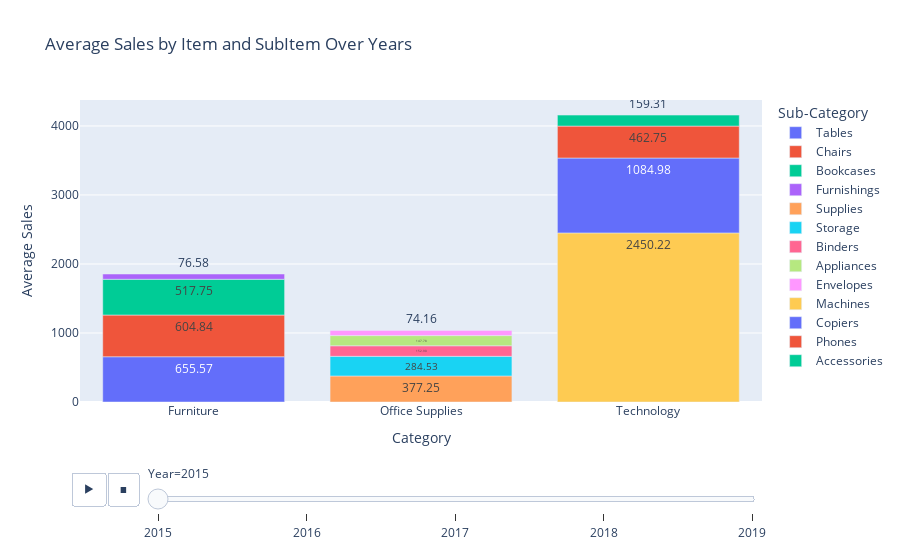

Here is the notebook cell this chart was saved with:
### Markdown cell above
## Average Sales for Item and Sub Item based on Year

### Code cell
# Calculate average sales for each combination of Year, Item, and SubItem
avg_sales = df.groupby(['Year', 'Category', 'Sub-Category'], as_index=False)['Sales'].mean()

# Find the top 5 subcategories for each combination of Year and Item
top_subcategories = (
    avg_sales.groupby(['Year', 'Category'], as_index=False)
    .apply(lambda x: x.nlargest(5, 'Sales'))
    .reset_index(drop=True)
)
# Create an interactive plot
cat = px.bar(top_subcategories, 
             x='Category', 
             y='Sales', 
             color='Sub-Category', 
             animation_frame='Year',
             labels={'Sales': 'Average Sales'},
             title='Average Sales by Item and SubItem Over Years'
            )

# Update the layout for better hover information
cat.update_traces(texttemplate='%{y:.2f}', textposition='outside')

### Figure 1 — Plotly figure (JSON) as saved in the notebook; plotly's stock layout.template omitted (floating-point values rounded to 4 significant figures)
{"data": [{"alignmentgroup": "True", "hovertemplate": "Sub-Category=Tables<br>Year=2015<br>Category=%{x}<br>Average Sales=%{y}<extra></extra>", "legendgroup": "Tables", "marker": {"color": "#636efa", "pattern": {"shape": ""}}, "name": "Tables", "offsetgroup": "Tables", "orientation": "v", "showlegend": true, "textposition": "outside", "texttemplate": "%{y:.2f}", "type": "bar", "x": ["Furniture"], "xaxis": "x", "y": [655.6], "yaxis": "y"}, {"alignmentgroup": "True", "hovertemplate": "Sub-Category=Chairs<br>Year=2015<br>Category=%{x}<br>Average Sales=%{y}<extra></extra>", "legendgroup": "Chairs", "marker": {"color": "#EF553B", "pattern": {"shape": ""}}, "name": "Chairs", "offsetgroup": "Chairs", "orientation": "v", "showlegend": true, "textposition": "outside", "texttemplate": "%{y:.2f}", "type": "bar", "x": ["Furniture"], "xaxis": "x", "y": [604.8], "yaxis": "y"}, {"alignmentgroup": "True", "hovertemplate": "Sub-Category=Bookcases<br>Year=2015<br>Category=%{x}<br>Average Sales=%{y}<extra></extra>", "legendgroup": "Bookcases", "marker": {"color": "#00cc96", "pattern": {"shape": ""}}, "name": "Bookcases", "offsetgroup": "Bookcases", "orientation": "v", "showlegend": true, "textposition": "outside", "texttemplate": "%{y:.2f}", "type": "bar", "x": ["Furniture"], "xaxis": "x", "y": [517.7], "yaxis": "y"}, {"alignmentgroup": "True", "hovertemplate": "Sub-Category=Furnishings<br>Year=2015<br>Category=%{x}<br>Average Sales=%{y}<extra></extra>", "legendgroup": "Furnishings", "marker": {"color": "#ab63fa", "pattern": {"shape": ""}}, "name": "Furnishings", "offsetgroup": "Furnishings", "orientation": "v", "showlegend": true, "textposition": "outside", "texttemplate": "%{y:.2f}", "type": "bar", "x": ["Furniture"], "xaxis": "x", "y": [76.58], "yaxis": "y"}, {"alignmentgroup": "True", "hovertemplate": "Sub-Category=Supplies<br>Year=2015<br>Category=%{x}<br>Average Sales=%{y}<extra></extra>", "legendgroup": "Supplies", "marker": {"color": "#FFA15A", "pattern": {"shape": ""}}, "name": "Supplies", "offsetgroup": "Supplies", "orientation": "v", "showlegend": true, "textposition": "outside", "texttemplate": "%{y:.2f}", "type": "bar", "x": ["Office Supplies"], "xaxis": "x", "y": [377.3], "yaxis": "y"}, {"alignmentgroup": "True", "hovertemplate": "Sub-Category=Storage<br>Year=2015<br>Category=%{x}<br>Average Sales=%{y}<extra></extra>", "legendgroup": "Storage", "marker": {"color": "#19d3f3", "pattern": {"shape": ""}}, "name": "Storage", "offsetgroup": "Storage", "orientation": "v", "showlegend": true, "textposition": "outside", "texttemplate": "%{y:.2f}", "type": "bar", "x": ["Office Supplies"], "xaxis": "x", "y": [284.5], "yaxis": "y"}, {"alignmentgroup": "True", "hovertemplate": "Sub-Category=Binders<br>Year=2015<br>Category=%{x}<br>Average Sales=%{y}<extra></extra>", "legendgroup": "Binders", "marker": {"color": "#FF6692", "pattern": {"shape": ""}}, "name": "Binders", "offsetgroup": "Binders", "orientation": "v", "showlegend": true, "textposition": "outside", "texttemplate": "%{y:.2f}", "type": "bar", "x": ["Office Supplies"], "xaxis": "x", "y": [152.9], "yaxis": "y"}, {"alignmentgroup": "True", "hovertemplate": "Sub-Category=Appliances<br>Year=2015<br>Category=%{x}<br>Average Sales=%{y}<extra></extra>", "legendgroup": "Appliances", "marker": {"color": "#B6E880", "pattern": {"shape": ""}}, "name": "Appliances", "offsetgroup": "Appliances", "orientation": "v", "showlegend": true, "textposition": "outside", "texttemplate": "%{y:.2f}", "type": "bar", "x": ["Office Supplies"], "xaxis": "x", "y": [147.8], "yaxis": "y"}, {"alignmentgroup": "True", "hovertemplate": "Sub-Category=Envelopes<br>Year=2015<br>Category=%{x}<br>Average Sales=%{y}<extra></extra>", "legendgroup": "Envelopes", "marker": {"color": "#FF97FF", "pattern": {"shape": ""}}, "name": "Envelopes", "offsetgroup": "Envelopes", "orientation": "v", "showlegend": true, "textposition": "outside", "texttemplate": "%{y:.2f}", "type": "bar", "x": ["Office Supplies"], "xaxis": "x", "y": [74.16], "yaxis": "y"}, {"alignmentgroup": "True", "hovertemplate": "Sub-Category=Machines<br>Year=2015<br>Category=%{x}<br>Average Sales=%{y}<extra></extra>", "legendgroup": "Machines", "marker": {"color": "#FECB52", "pattern": {"shape": ""}}, "name": "Machines", "offsetgroup": "Machines", "orientation": "v", "showlegend": true, "textposition": "outside", "texttemplate": "%{y:.2f}", "type": "bar", "x": ["Technology"], "xaxis": "x", "y": [2450.0], "yaxis": "y"}, {"alignmentgroup": "True", "hovertemplate": "Sub-Category=Copiers<br>Year=2015<br>Category=%{x}<br>Average Sales=%{y}<extra></extra>", "legendgroup": "Copiers", "marker": {"color": "#636efa", "pattern": {"shape": ""}}, "name": "Copiers", "offsetgroup": "Copiers", "orientation": "v", "showlegend": true, "textposition": "outside", "texttemplate": "%{y:.2f}", "type": "bar", "x": ["Technology"], "xaxis": "x", "y": [1085.0], "yaxis": "y"}, {"alignmentgroup": "True", "hovertemplate": "Sub-Category=Phones<br>Year=2015<br>Category=%{x}<br>Average Sales=%{y}<extra></extra>", "legendgroup": "Phones", "marker": {"color": "#EF553B", "pattern": {"shape": ""}}, "name": "Phones", "offsetgroup": "Phones", "orientation": "v", "showlegend": true, "textposition": "outside", "texttemplate": "%{y:.2f}", "type": "bar", "x": ["Technology"], "xaxis": "x", "y": [462.8], "yaxis": "y"}, {"alignmentgroup": "True", "hovertemplate": "Sub-Category=Accessories<br>Year=2015<br>Category=%{x}<br>Average Sales=%{y}<extra></extra>", "legendgroup": "Accessories", "marker": {"color": "#00cc96", "pattern": {"shape": ""}}, "name": "Accessories", "offsetgroup": "Accessories", "orientation": "v", "showlegend": true, "textposition": "outside", "texttemplate": "%{y:.2f}", "type": "bar", "x": ["Technology"], "xaxis": "x", "y": [159.3], "yaxis": "y"}], "layout": {"barmode": "relative", "legend": {"title": {"text": "Sub-Category"}, "tracegroupgap": 0}, "sliders": [{"active": 0, "currentvalue": {"prefix": "Year="}, "len": 0.9, "pad": {"b": 10, "t": 60}, "steps": [{"args": [["2015"], {"frame": {"duration": 0, "redraw": true}, "fromcurrent": true, "mode": "immediate", "transition": {"duration": 0, "easing": "linear"}}], "label": "2015", "method": "animate"}, {"args": [["2016"], {"frame": {"duration": 0, "redraw": true}, "fromcurrent": true, "mode": "immediate", "transition": {"duration": 0, "easing": "linear"}}], "label": "2016", "method": "animate"}, {"args": [["2017"], {"frame": {"duration": 0, "redraw": true}, "fromcurrent": true, "mode": "immediate", "transition": {"duration": 0, "easing": "linear"}}], "label": "2017", "method": "animate"}, {"args": [["2018"], {"frame": {"duration": 0, "redraw": true}, "fromcurrent": true, "mode": "immediate", "transition": {"duration": 0, "easing": "linear"}}], "label": "2018", "method": "animate"}, {"args": [["2019"], {"frame": {"duration": 0, "redraw": true}, "fromcurrent": true, "mode": "immediate", "transition": {"duration": 0, "easing": "linear"}}], "label": "2019", "method": "animate"}], "x": 0.1, "xanchor": "left", "y": 0, "yanchor": "top"}], "title": {"text": "Average Sales by Item and SubItem Over Years"}, "updatemenus": [{"buttons": [{"args": [null, {"frame": {"duration": 500, "redraw": true}, "fromcurrent": true, "mode": "immediate", "transition": {"duration": 500, "easing": "linear"}}], "label": "&#9654;", "method": "animate"}, {"args": [[null], {"frame": {"duration": 0, "redraw": true}, "fromcurrent": true, "mode": "immediate", "transition": {"duration": 0, "easing": "linear"}}], "label": "&#9724;", "method": "animate"}], "direction": "left", "pad": {"r": 10, "t": 70}, "showactive": false, "type": "buttons", "x": 0.1, "xanchor": "right", "y": 0, "yanchor": "top"}], "xaxis": {"anchor": "y", "domain": [0, 1], "title": {"text": "Category"}}, "yaxis": {"anchor": "x", "domain": [0, 1], "title": {"text": "Average Sales"}}}}
